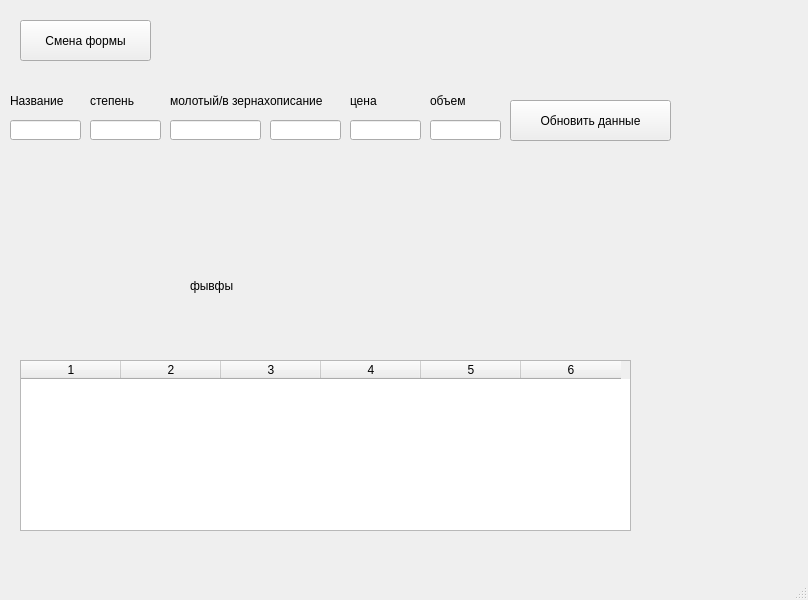
<?xml version="1.0" encoding="UTF-8"?>
<ui version="4.0">
 <class>MainWindow</class>
 <widget class="QMainWindow" name="MainWindow">
  <property name="geometry">
   <rect>
    <x>0</x>
    <y>0</y>
    <width>808</width>
    <height>600</height>
   </rect>
  </property>
  <property name="windowTitle">
   <string>MainWindow</string>
  </property>
  <widget class="QWidget" name="centralwidget">
   <widget class="QTableWidget" name="tableWidget">
    <property name="geometry">
     <rect>
      <x>20</x>
      <y>360</y>
      <width>611</width>
      <height>171</height>
     </rect>
    </property>
    <property name="columnCount">
     <number>6</number>
    </property>
    <attribute name="verticalHeaderShowSortIndicator" stdset="0">
     <bool>false</bool>
    </attribute>
    <column/>
    <column/>
    <column/>
    <column/>
    <column/>
    <column/>
   </widget>
   <widget class="QPushButton" name="btn_menu">
    <property name="geometry">
     <rect>
      <x>20</x>
      <y>20</y>
      <width>131</width>
      <height>41</height>
     </rect>
    </property>
    <property name="text">
     <string>Смена формы</string>
    </property>
   </widget>
   <widget class="QPushButton" name="pushButton_2">
    <property name="geometry">
     <rect>
      <x>510</x>
      <y>100</y>
      <width>161</width>
      <height>41</height>
     </rect>
    </property>
    <property name="text">
     <string>Обновить данные</string>
    </property>
   </widget>
   <widget class="QLabel" name="label_4">
    <property name="geometry">
     <rect>
      <x>90</x>
      <y>90</y>
      <width>47</width>
      <height>21</height>
     </rect>
    </property>
    <property name="text">
     <string>степень</string>
    </property>
   </widget>
   <widget class="QLineEdit" name="k_cena">
    <property name="geometry">
     <rect>
      <x>90</x>
      <y>120</y>
      <width>71</width>
      <height>20</height>
     </rect>
    </property>
   </widget>
   <widget class="QLabel" name="label_3">
    <property name="geometry">
     <rect>
      <x>10</x>
      <y>90</y>
      <width>61</width>
      <height>21</height>
     </rect>
    </property>
    <property name="text">
     <string>Название</string>
    </property>
   </widget>
   <widget class="QLineEdit" name="k_nazv">
    <property name="geometry">
     <rect>
      <x>10</x>
      <y>120</y>
      <width>71</width>
      <height>20</height>
     </rect>
    </property>
   </widget>
   <widget class="QLabel" name="label_6">
    <property name="geometry">
     <rect>
      <x>170</x>
      <y>90</y>
      <width>101</width>
      <height>21</height>
     </rect>
    </property>
    <property name="text">
     <string>молотый/в зернах</string>
    </property>
   </widget>
   <widget class="QLineEdit" name="k_cena_2">
    <property name="geometry">
     <rect>
      <x>170</x>
      <y>120</y>
      <width>91</width>
      <height>20</height>
     </rect>
    </property>
   </widget>
   <widget class="QLabel" name="label_5">
    <property name="geometry">
     <rect>
      <x>270</x>
      <y>90</y>
      <width>61</width>
      <height>21</height>
     </rect>
    </property>
    <property name="text">
     <string>описание</string>
    </property>
   </widget>
   <widget class="QLineEdit" name="k_cena_3">
    <property name="geometry">
     <rect>
      <x>270</x>
      <y>120</y>
      <width>71</width>
      <height>20</height>
     </rect>
    </property>
   </widget>
   <widget class="QLabel" name="label_7">
    <property name="geometry">
     <rect>
      <x>350</x>
      <y>90</y>
      <width>61</width>
      <height>21</height>
     </rect>
    </property>
    <property name="text">
     <string>цена</string>
    </property>
   </widget>
   <widget class="QLineEdit" name="k_cena_4">
    <property name="geometry">
     <rect>
      <x>350</x>
      <y>120</y>
      <width>71</width>
      <height>20</height>
     </rect>
    </property>
   </widget>
   <widget class="QLabel" name="label_8">
    <property name="geometry">
     <rect>
      <x>430</x>
      <y>90</y>
      <width>61</width>
      <height>21</height>
     </rect>
    </property>
    <property name="text">
     <string>объем </string>
    </property>
   </widget>
   <widget class="QLineEdit" name="k_cena_5">
    <property name="geometry">
     <rect>
      <x>430</x>
      <y>120</y>
      <width>71</width>
      <height>20</height>
     </rect>
    </property>
   </widget>
   <widget class="QLabel" name="label">
    <property name="geometry">
     <rect>
      <x>190</x>
      <y>260</y>
      <width>141</width>
      <height>51</height>
     </rect>
    </property>
    <property name="text">
     <string>фывфы</string>
    </property>
   </widget>
  </widget>
  <widget class="QMenuBar" name="menubar">
   <property name="geometry">
    <rect>
     <x>0</x>
     <y>0</y>
     <width>808</width>
     <height>21</height>
    </rect>
   </property>
  </widget>
  <widget class="QStatusBar" name="statusbar"/>
 </widget>
 <resources/>
 <connections/>
</ui>
